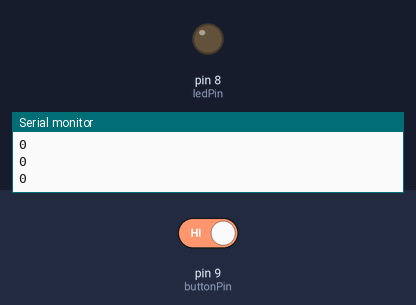
Bench run of a sketch on a simulated Arduino Uno, built with avr-gcc and run on an emulated ATmega328P. Shown: output pins drawn as LEDs (lit = HIGH), the last lines printed to the serial monitor. The test bench sets the inputs (shaded band); at power-on: pin 9 (buttonPin) HIGH. Random numbers use the default seed unless the sketch sets one.

Above: at 17.9 s.
18.0 s: pin 9 (buttonPin) driven LOW
At 26.3 s:
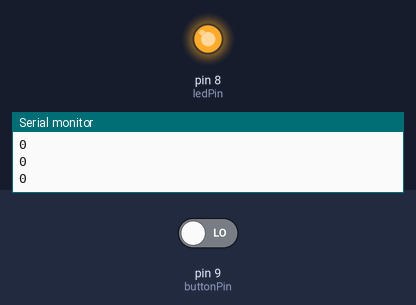
27.2 s: pin 9 (buttonPin) driven HIGH
At 27.9 s:
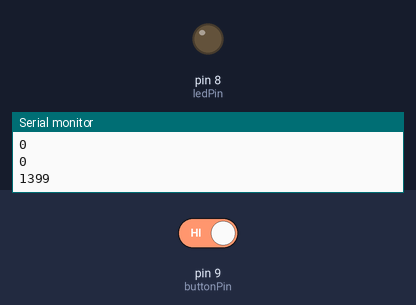
Timing chart, 0 to 30.2 s (numbered marks = the images above; inputs shaded):
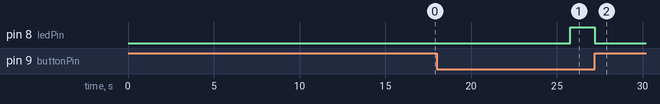

Measured:
- after the input at 18.0 s, pin 8 (ledPin): LOW → HIGH after 7.8 s
- after the input at 27.2 s, pin 8 (ledPin): HIGH → LOW at once

The sketch:

esa-01-1.ino
```cpp
int tempo;
int ledPin = 8;
int buttonPin = 9;
int a;

void setup() {
  pinMode(ledPin, OUTPUT);
  pinMode(buttonPin, INPUT);
  Serial.begin(9600);
}

void loop() {
  delay(random(5000, 10000));
  digitalWrite(ledPin, HIGH);
  a = 0;
  while(digitalRead(buttonPin) == LOW) {
    a++;
    delay(1);
  }
  Serial.println(a);
  digitalWrite(ledPin, LOW);
}
```
